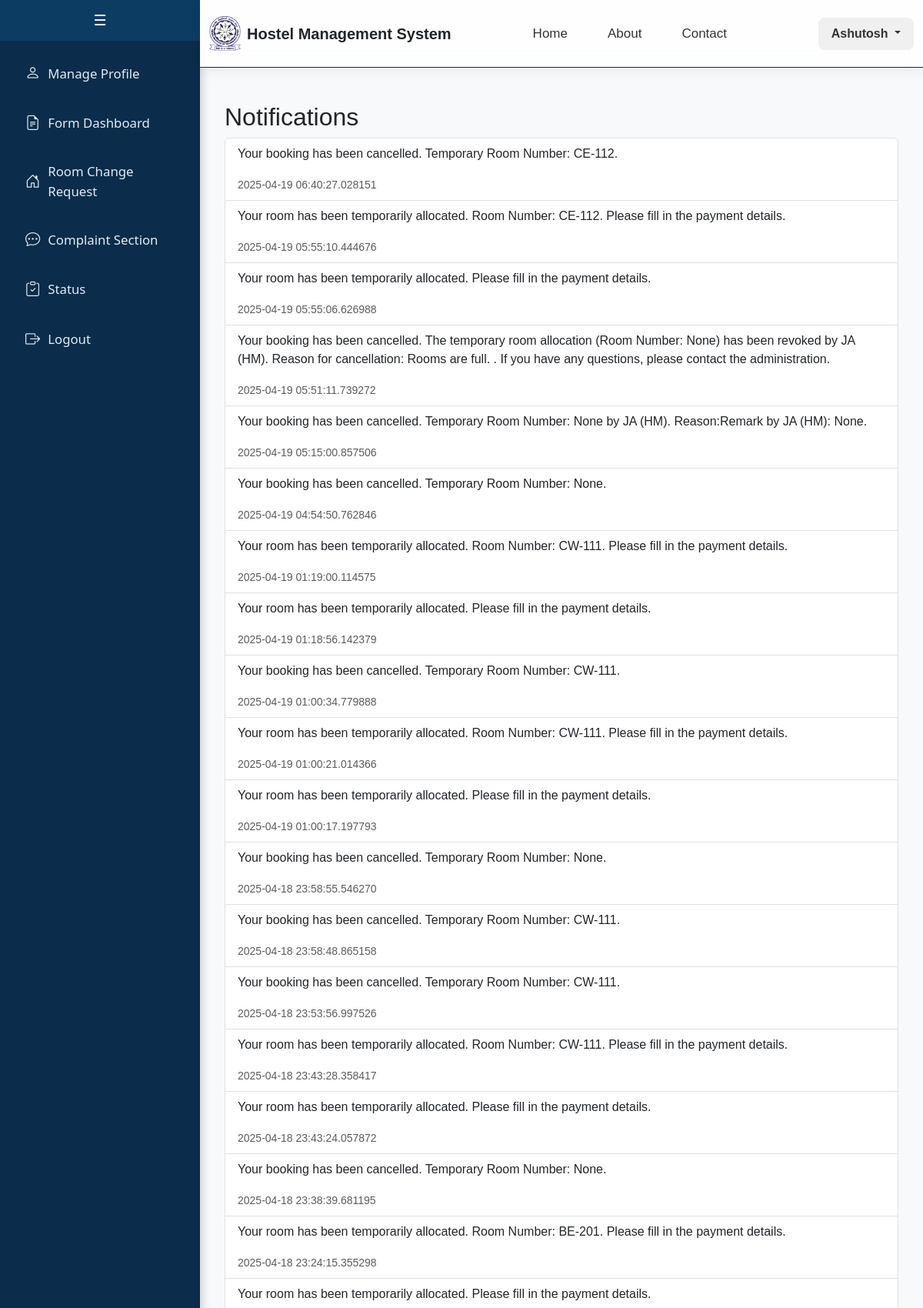
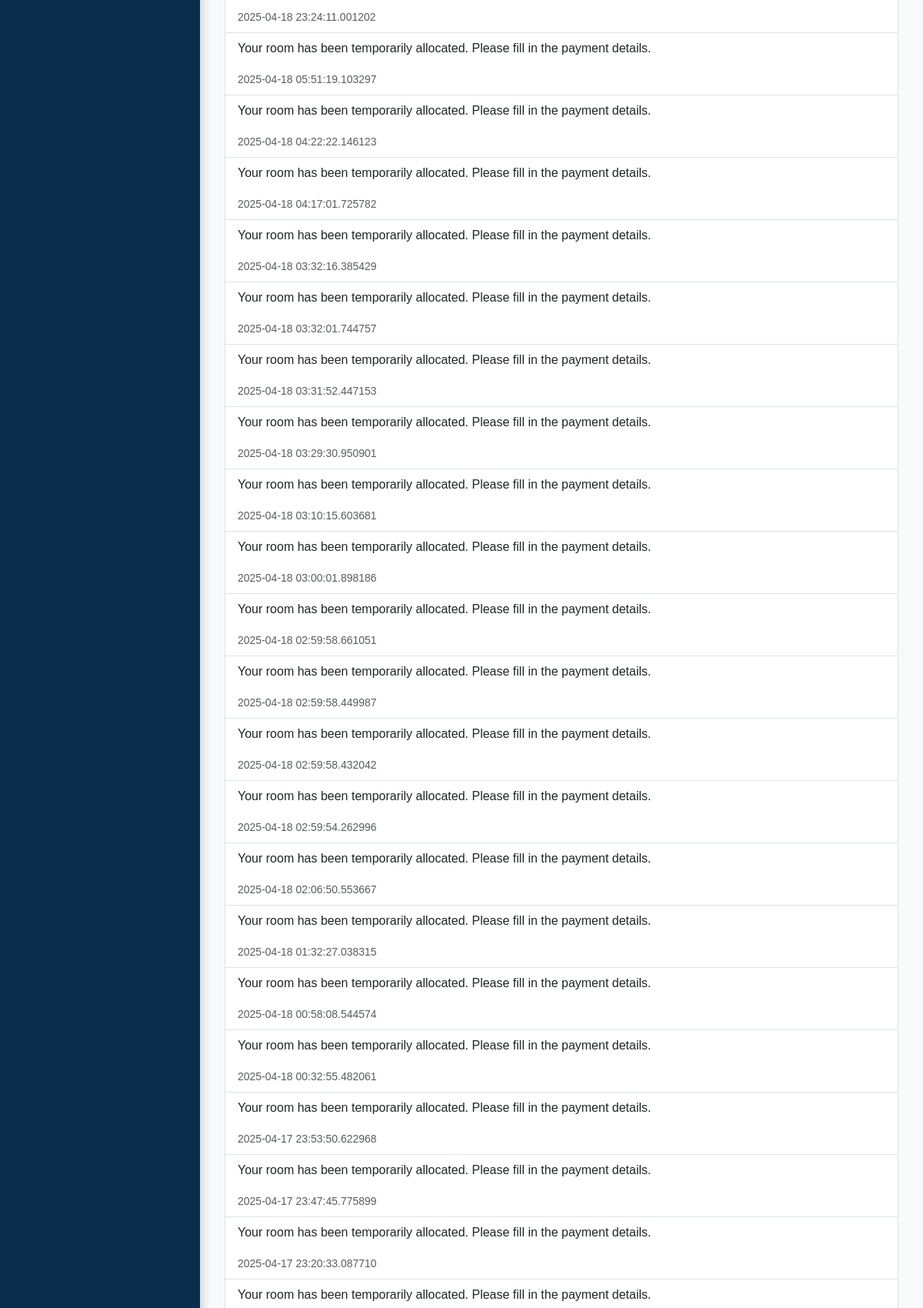
Page /student/notifications (signed in, upper part) on the committed database (2 pictures, top to bottom).
### app/models.py (models this page shows, shortened)
class CustomUser(db.Model):
    __tablename__ = 'custom_user'
    id = db.Column(db.Integer, primary_key=True)
    email = db.Column(db.String(255), unique=True, nullable=False)
    name = db.Column(db.String(100), nullable=False)
    password = db.Column(db.String(100), nullable=False)
    is_staff = db.Column(db.Boolean, default=False)
    is_active = db.Column(db.Boolean, default=True)
    gender = db.Column(db.String(20), default='Not Specified')
    student = db.relationship('Student', backref='user', uselist=False, cascade="all, delete")
    caretaker = db.relationship('Caretaker', backref='user', uselist=False, cascade="all, delete")
    faculty = db.relationship('Faculty', backref='user', uselist=False, cascade="all, delete")
    admin = db.relationship('Admin', backref='user', uselist=False, cascade="all, delete")
    guest = db.relationship('Guest', backref='user', uselist=False, cascade="all, delete")

class Notification(db.Model):
    __tablename__ = 'notification'
    id = db.Column(db.Integer, primary_key=True, autoincrement=True)
    sender_email = db.Column(db.String(120), nullable=False)  # Email of the sender
    recipient_email = db.Column(db.String(120), nullable=False)  # Email of the recipient
    content = db.Column(db.Text, nullable=False)  # Message content
    timestamp = db.Column(db.DateTime, default=datetime.utcnow)  # Timestamp of the notification
    is_read = db.Column(db.Boolean, default=False)  # New field to track read status

### app/student.py (the view)
@student_bp.route("/student/notifications", methods=["GET"])
def view_notifications():
    if 'user_id' not in session or session.get('user_role') != 'student':
        return redirect(url_for('auth.login'))
    user_email = CustomUser.query.get(session['user_id']).email
    notifications = Notification.query.filter_by(recipient_email=user_email).order_by(Notification.timestamp.desc()).all()
    return render_template("student/notifications.html", notifications=notifications)

### app/student.py (called while the page is built)
@student_bp.context_processor
def inject_guest_room_booking():
    if 'user_id' in session and session.get('user_role') == 'student':
        user_id = session['user_id']
        guest_room_booking = GuestRoomBooking.query.filter_by(applicant_id=user_id, status="Awaiting Payment from Applicant").first()
        return {'guest_room_booking': guest_room_booking}
    return {'guest_room_booking': None}

### templates/student/notifications.html
{% extends "student/base.html" %}
{% block content %}
<div class="container mt-4">
    <h2>Notifications</h2>
    <ul class="list-group">
        {% for notification in notifications %}
        <li class="list-group-item">
            <p>{{ notification.content }}</p>
            <small class="text-muted">{{ notification.timestamp }}</small>
        </li>
        {% endfor %}
    </ul>
</div>
{% endblock %}

### templates/includes/header.html (shortened to what this page needs)
<div class="ezy__nav4 glass">
    <nav class="navbar navbar-expand-lg py-3">
        <div class="container">
            <a class="navbar-brand d-flex align-items-center gap-2" href="/">
                <img src="{{ url_for('static', filename='logo.jpg') }}" alt="Logo" class="logo-img">
                <span class="fw-bold fs-5 text-dark">Hostel Management System</span>
            </a>
            <div class="collapse navbar-collapse justify-content-between" id="ezy_nav4-navbar-text">
				<ul class="navbar-nav me-auto d-flex justify-content-center gap-3" style="margin-left: 4.5rem;">
					<li class="nav-item"><a class="nav-link nav-hover" href="/">Home</a></li>
					<li class="nav-item"><a class="nav-link nav-hover" href="/about">About</a></li>
					<li class="nav-item"><a class="nav-link nav-hover" href="/contact">Contact</a></li>
				</ul>
				{% if session['user_role'] %}
				<div class="dropdown">
				<button class="btn user-dropdown-btn dropdown-toggle" type="button" id="userDropdown"
					data-bs-toggle="dropdown" aria-expanded="false">
					{{ session['user_name'] }}
				</button>
				</div>
				{% else %}
				<a href="/login" class="btn custom-login-btn ms-lg-3">Login</a>
				{% endif %}
			</div>
        </div>
    </nav>
</div>

### templates/student/base.html (style rules this page uses)
body { margin: 0; font-family: Arial, sans-serif; }
.navbar { border-bottom: 1px solid #0b2c4a; }

### templates/includes/header.html (style rules this page uses)
.ezy__nav4.glass { backdrop-filter: blur(12px); background: rgba(255, 255, 255, 0.85); border-bottom: 1px solid rgba(200, 200, 200, 0.4); box-shadow: 0 4px 16px rgba(0, 0, 0, 0.06); position: sticky; top: 0; z-index: 1000; transition: background 0.3s ease; }
.ezy__nav4 .navbar-brand img.logo-img { height: 45px; width: auto; }
.navbar-brand span { font-size: 18px; }
.navbar-nav { flex-direction: row; align-items: center; }
.navbar-nav .nav-item { margin: 0 10px; }
.navbar-nav .nav-link { font-weight: 500; font-size: 17px; padding: 10px 16px; color: #333; transition: all 0.2s ease; }
.user-dropdown-btn { background-color: #f0f0f0; color: #333; font-weight: 600; padding: 8px 16px; border-radius: 8px; transition: all 0.2s ease; }

### rows in the picture
CustomUser: user_name "Ashutosh"
Notification: content "Your booking has been cancelled. Temporary Room Number: CE-112.", timestamp "2025-04-19 06:40:27.028151"
Notification: content "Your room has been temporarily allocated. Room Number: CE-112. Please fill in the payment details.", timestamp "2025-04-19 05:55:10.444676"
Notification: content "Your room has been temporarily allocated. Please fill in the payment details.", timestamp "2025-04-19 05:55:06.626988"
Notification: content "Your booking has been cancelled. The temporary room allocation (Room Number: None) has been revoked by JA (HM). Reason for cancellation: Rooms are full. . If you have any questions, please contact the administration.", timestamp "2025-04-19 05:51:11.739272"
Notification: content "Your booking has been cancelled. Temporary Room Number: None by JA (HM). Reason:Remark by JA (HM): None.", timestamp "2025-04-19 05:15:00.857506"
Notification: content "Your booking has been cancelled. Temporary Room Number: None.", timestamp "2025-04-19 04:54:50.762846"
Notification: content "Your room has been temporarily allocated. Room Number: CW-111. Please fill in the payment details.", timestamp "2025-04-19 01:19:00.114575"
Notification: content "Your room has been temporarily allocated. Please fill in the payment details.", timestamp "2025-04-19 01:18:56.142379"
Notification: content "Your booking has been cancelled. Temporary Room Number: CW-111.", timestamp "2025-04-19 01:00:34.779888"
Notification: content "Your room has been temporarily allocated. Room Number: CW-111. Please fill in the payment details.", timestamp "2025-04-19 01:00:21.014366"
Notification: content "Your room has been temporarily allocated. Please fill in the payment details.", timestamp "2025-04-19 01:00:17.197793"
Notification: content "Your booking has been cancelled. Temporary Room Number: None.", timestamp "2025-04-18 23:58:55.546270"
Notification: content "Your booking has been cancelled. Temporary Room Number: CW-111.", timestamp "2025-04-18 23:58:48.865158"
Notification: content "Your booking has been cancelled. Temporary Room Number: CW-111.", timestamp "2025-04-18 23:53:56.997526"
Notification: content "Your room has been temporarily allocated. Room Number: CW-111. Please fill in the payment details.", timestamp "2025-04-18 23:43:28.358417"
Notification: content "Your room has been temporarily allocated. Please fill in the payment details.", timestamp "2025-04-18 23:43:24.057872"
Notification: content "Your booking has been cancelled. Temporary Room Number: None.", timestamp "2025-04-18 23:38:39.681195"
Notification: content "Your room has been temporarily allocated. Room Number: BE-201. Please fill in the payment details.", timestamp "2025-04-18 23:24:15.355298"
Notification: content "Your room has been temporarily allocated. Please fill in the payment details.", timestamp "2025-04-18 23:24:11.001202"
Notification: content "Your room has been temporarily allocated. Please fill in the payment details.", timestamp "2025-04-18 05:51:19.103297"
Notification: content "Your room has been temporarily allocated. Please fill in the payment details.", timestamp "2025-04-18 04:22:22.146123"
Notification: content "Your room has been temporarily allocated. Please fill in the payment details.", timestamp "2025-04-18 04:17:01.725782"
Notification: content "Your room has been temporarily allocated. Please fill in the payment details.", timestamp "2025-04-18 03:32:16.385429"
Notification: content "Your room has been temporarily allocated. Please fill in the payment details.", timestamp "2025-04-18 03:32:01.744757"
Notification: content "Your room has been temporarily allocated. Please fill in the payment details.", timestamp "2025-04-18 03:31:52.447153"
Notification: content "Your room has been temporarily allocated. Please fill in the payment details.", timestamp "2025-04-18 03:29:30.950901"
Notification: content "Your room has been temporarily allocated. Please fill in the payment details.", timestamp "2025-04-18 03:10:15.603681"
Notification: content "Your room has been temporarily allocated. Please fill in the payment details.", timestamp "2025-04-18 03:00:01.898186"
Notification: content "Your room has been temporarily allocated. Please fill in the payment details.", timestamp "2025-04-18 02:59:58.661051"
Notification: content "Your room has been temporarily allocated. Please fill in the payment details.", timestamp "2025-04-18 02:59:58.449987"
Notification: content "Your room has been temporarily allocated. Please fill in the payment details.", timestamp "2025-04-18 02:59:58.432042"
Notification: content "Your room has been temporarily allocated. Please fill in the payment details.", timestamp "2025-04-18 02:59:54.262996"
Notification: content "Your room has been temporarily allocated. Please fill in the payment details.", timestamp "2025-04-18 02:06:50.553667"
Notification: content "Your room has been temporarily allocated. Please fill in the payment details.", timestamp "2025-04-18 01:32:27.038315"
Notification: content "Your room has been temporarily allocated. Please fill in the payment details.", timestamp "2025-04-18 00:58:08.544574"
Notification: content "Your room has been temporarily allocated. Please fill in the payment details.", timestamp "2025-04-18 00:32:55.482061"
Notification: content "Your room has been temporarily allocated. Please fill in the payment details.", timestamp "2025-04-17 23:53:50.622968"
Notification: content "Your room has been temporarily allocated. Please fill in the payment details.", timestamp "2025-04-17 23:47:45.775899"
Notification: content "Your room has been temporarily allocated. Please fill in the payment details.", timestamp "2025-04-17 23:20:33.087710"
Notification: content "Your room has been temporarily allocated. Please fill in the payment details."
